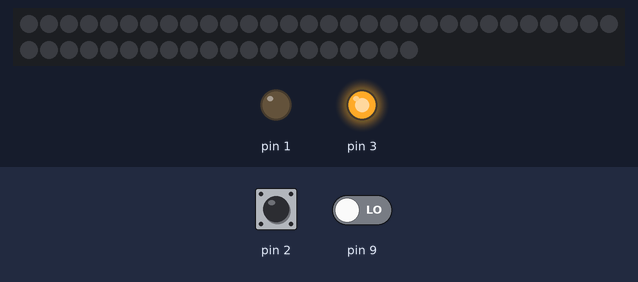
A sketch run on a simulated Arduino Uno, built with avr-gcc and run on an emulated ATmega328P. On the bench: 50 RGB LEDs in strip order, left to right, continuing on the next row, output pins drawn as LEDs (lit = HIGH). The test bench sets the inputs (shaded band); at power-on: pin 9 LOW, pin 2 HIGH. Dim RGB values are drawn brighter than linear.

Above: at 1.2 s.
1.3 s: pin 9 driven HIGH
At 1.45 s:
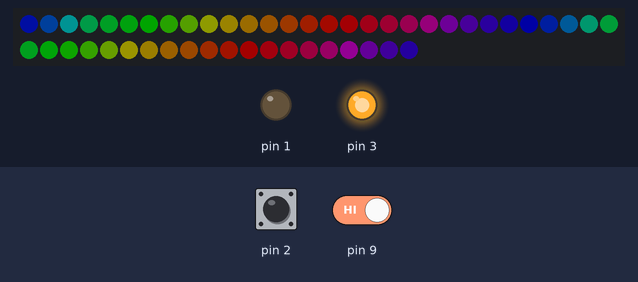
3.7 s: pin 9 driven LOW
At 4.9 s:
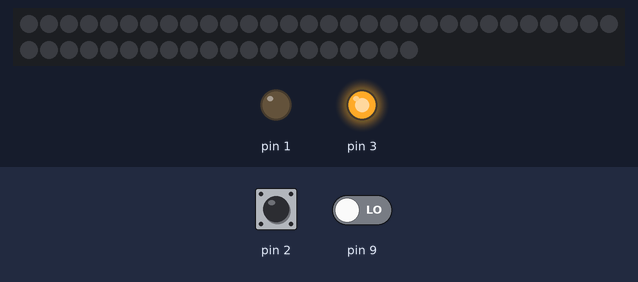
5.2 s: pin 9 driven HIGH
At 6.55 s:
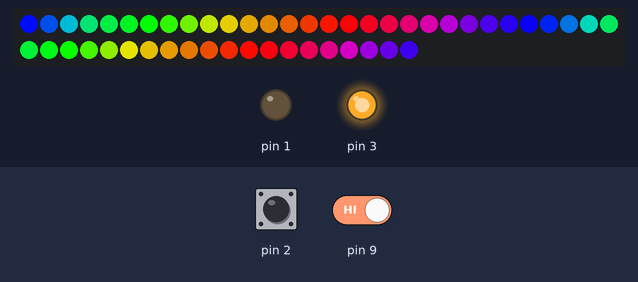

The sketch:

pixelTest.ino
```cpp
#include <FastLED.h>

#pragma GCC push_options
#pragma GCC optimize ("unroll-loops")

CRGB leds[50];
CRGBPalette16 palette;
TBlendType blending;

const int numsamps = 20;
short i = 0;
short samples[numsamps] = {0};
float sum = 0;
volatile bool multicolor = false;
long theT = millis();

void setup() {
  pinMode(3, OUTPUT);
  digitalWrite(3, HIGH);
  pinMode(1, OUTPUT);
  digitalWrite(1, LOW);
  pinMode(2, INPUT);
  multicolor = digitalRead(2);
  attachInterrupt(2, jmpMode, CHANGE);
  FastLED.addLeds<WS2811, 8, GRB>(leds, 50).setCorrection(TypicalLEDStrip);
  FastLED.setBrightness(40);
  palette = RainbowColors_p;
  blending = LINEARBLEND;
}

void jmpMode(){
  multicolor = digitalRead(2);
}

__attribute__((optimize("unroll-loops")))
void loop() {
  static int idx;
  sum -= samples[i];
  samples[i] = digitalRead(9);
  sum += samples[i];
  float total = sum/numsamps;

  if(!multicolor){
    if (millis()-theT < 15){
      goto show;
    }
    idx++;
    for(int j = 0; j < 50; j++){
      leds[j] = ColorFromPalette(palette, idx, 255, blending);
    }
    FastLED.setBrightness(total*255);
  } else {
    if (millis()-theT < 10){
      goto show;
    }
    idx+=10;
    for(int j = 49; j >=0; j--){
      leds[j] = leds[j-1];
    }
    leds[0] = ColorFromPalette(palette, idx, 255, blending);
    FastLED.setBrightness(total*255);
  }
  theT = millis();
  show:;

  FastLED.show();
  i = ++i%numsamps;
}

#pragma GCC pop_options
```

Measured:
- after the input at 1.3 s, the LEDs: change at once (image 1)
- after the input at 3.7 s, the LEDs: first differ from a run without the input after 0.05 s (image 2)
- after the input at 5.2 s, the LEDs: first change at once (image 3 shows a later state)
